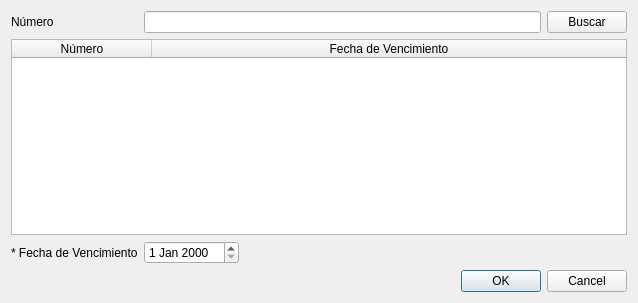
<?xml version="1.0" encoding="UTF-8"?>
<ui version="4.0">
 <class>vtnModificarLote</class>
 <widget class="QWidget" name="vtnModificarLote">
  <property name="geometry">
   <rect>
    <x>0</x>
    <y>0</y>
    <width>638</width>
    <height>303</height>
   </rect>
  </property>
  <property name="windowTitle">
   <string>Modificar Lote</string>
  </property>
  <layout class="QVBoxLayout" name="verticalLayout">
   <item>
    <layout class="QGridLayout" name="gridLayout">
     <item row="3" column="1" colspan="2">
      <widget class="QDialogButtonBox" name="buttonBox">
       <property name="standardButtons">
        <set>QDialogButtonBox::Cancel|QDialogButtonBox::Ok</set>
       </property>
      </widget>
     </item>
     <item row="0" column="2">
      <widget class="QPushButton" name="pushButton">
       <property name="text">
        <string>Buscar</string>
       </property>
      </widget>
     </item>
     <item row="2" column="1" alignment="Qt::AlignLeft">
      <widget class="QDateEdit" name="dateEdit"/>
     </item>
     <item row="2" column="0">
      <widget class="QLabel" name="label_2">
       <property name="text">
        <string>* Fecha de Vencimiento</string>
       </property>
      </widget>
     </item>
     <item row="0" column="0">
      <widget class="QLabel" name="label">
       <property name="text">
        <string>Número</string>
       </property>
      </widget>
     </item>
     <item row="1" column="0" colspan="3">
      <widget class="QTableWidget" name="tableWidget">
       <attribute name="horizontalHeaderDefaultSectionSize">
        <number>140</number>
       </attribute>
       <attribute name="horizontalHeaderStretchLastSection">
        <bool>true</bool>
       </attribute>
       <column>
        <property name="text">
         <string>Número</string>
        </property>
       </column>
       <column>
        <property name="text">
         <string>Fecha de Vencimiento</string>
        </property>
       </column>
      </widget>
     </item>
     <item row="0" column="1">
      <widget class="QLineEdit" name="lineEdit"/>
     </item>
    </layout>
   </item>
  </layout>
 </widget>
 <tabstops>
  <tabstop>lineEdit</tabstop>
  <tabstop>pushButton</tabstop>
  <tabstop>tableWidget</tabstop>
  <tabstop>dateEdit</tabstop>
  <tabstop>buttonBox</tabstop>
 </tabstops>
 <resources/>
 <connections/>
</ui>
